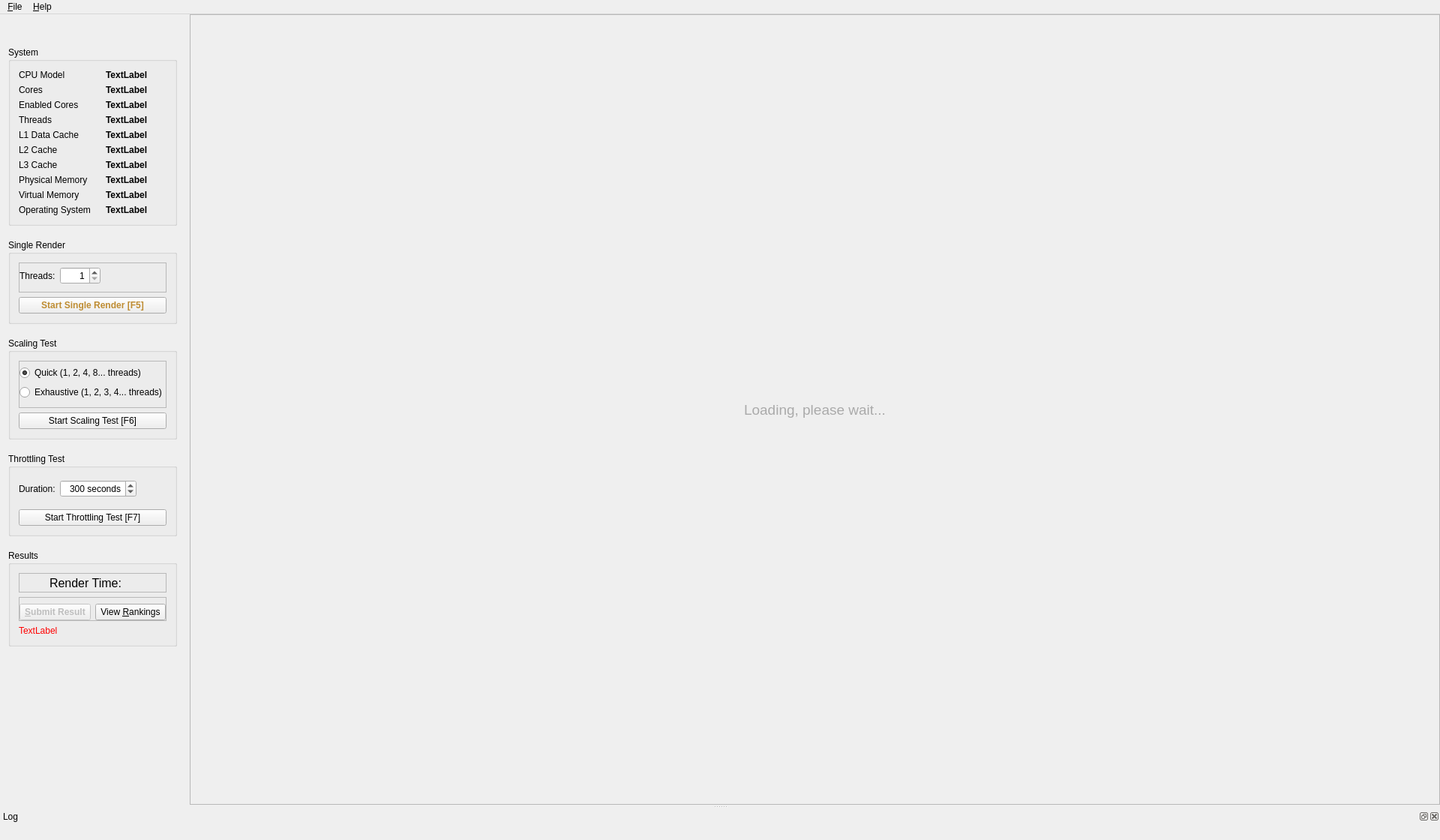
<?xml version="1.0" encoding="UTF-8"?>
<ui version="4.0">
 <class>MainWindow</class>
 <widget class="QMainWindow" name="MainWindow">
  <property name="geometry">
   <rect>
    <x>0</x>
    <y>0</y>
    <width>1920</width>
    <height>1120</height>
   </rect>
  </property>
  <property name="windowTitle">
   <string>appleseed.bench v0.7 - Open Source CPU Benchmark</string>
  </property>
  <property name="locale">
   <locale language="C" country="AnyCountry"/>
  </property>
  <property name="toolButtonStyle">
   <enum>Qt::ToolButtonIconOnly</enum>
  </property>
  <property name="animated">
   <bool>false</bool>
  </property>
  <widget class="QWidget" name="main_window_contents">
   <layout class="QHBoxLayout" name="horizontalLayout">
    <property name="leftMargin">
     <number>0</number>
    </property>
    <property name="topMargin">
     <number>0</number>
    </property>
    <property name="rightMargin">
     <number>0</number>
    </property>
    <property name="bottomMargin">
     <number>0</number>
    </property>
    <item>
     <widget class="QFrame" name="frame_left_panel">
      <property name="sizePolicy">
       <sizepolicy hsizetype="Fixed" vsizetype="Preferred">
        <horstretch>0</horstretch>
        <verstretch>0</verstretch>
       </sizepolicy>
      </property>
      <layout class="QVBoxLayout" name="verticalLayout">
       <property name="spacing">
        <number>18</number>
       </property>
       <item>
        <widget class="QLabel" name="label_logo">
         <property name="pixmap">
          <pixmap resource="../resources/resources.qrc">:/images/appleseed-logo-256.png</pixmap>
         </property>
         <property name="margin">
          <number>20</number>
         </property>
        </widget>
       </item>
       <item>
        <widget class="QGroupBox" name="groupbox_system">
         <property name="title">
          <string>System</string>
         </property>
         <layout class="QFormLayout" name="formLayout_2">
          <property name="labelAlignment">
           <set>Qt::AlignLeading|Qt::AlignLeft|Qt::AlignVCenter</set>
          </property>
          <property name="formAlignment">
           <set>Qt::AlignLeading|Qt::AlignLeft|Qt::AlignTop</set>
          </property>
          <property name="horizontalSpacing">
           <number>20</number>
          </property>
          <item row="0" column="0">
           <widget class="QLabel" name="label_cpu_model">
            <property name="text">
             <string>CPU Model</string>
            </property>
           </widget>
          </item>
          <item row="0" column="1">
           <widget class="QLabel" name="label_cpu_model_value">
            <property name="font">
             <font>
              <weight>75</weight>
              <bold>true</bold>
             </font>
            </property>
            <property name="text">
             <string>TextLabel</string>
            </property>
           </widget>
          </item>
          <item row="1" column="0">
           <widget class="QLabel" name="label_cores">
            <property name="text">
             <string>Cores</string>
            </property>
           </widget>
          </item>
          <item row="1" column="1">
           <widget class="QLabel" name="label_cores_value">
            <property name="font">
             <font>
              <weight>75</weight>
              <bold>true</bold>
             </font>
            </property>
            <property name="text">
             <string>TextLabel</string>
            </property>
           </widget>
          </item>
          <item row="2" column="0">
           <widget class="QLabel" name="label_enabled_cores">
            <property name="text">
             <string>Enabled Cores</string>
            </property>
           </widget>
          </item>
          <item row="2" column="1">
           <widget class="QLabel" name="label_enabled_cores_value">
            <property name="font">
             <font>
              <weight>75</weight>
              <bold>true</bold>
             </font>
            </property>
            <property name="text">
             <string>TextLabel</string>
            </property>
           </widget>
          </item>
          <item row="3" column="0">
           <widget class="QLabel" name="label_threads">
            <property name="text">
             <string>Threads</string>
            </property>
           </widget>
          </item>
          <item row="3" column="1">
           <widget class="QLabel" name="label_threads_value">
            <property name="font">
             <font>
              <weight>75</weight>
              <bold>true</bold>
             </font>
            </property>
            <property name="text">
             <string>TextLabel</string>
            </property>
           </widget>
          </item>
          <item row="4" column="0">
           <widget class="QLabel" name="label_l1_data_cache">
            <property name="text">
             <string>L1 Data Cache</string>
            </property>
           </widget>
          </item>
          <item row="4" column="1">
           <widget class="QLabel" name="label_l1_data_cache_value">
            <property name="font">
             <font>
              <weight>75</weight>
              <bold>true</bold>
             </font>
            </property>
            <property name="text">
             <string>TextLabel</string>
            </property>
           </widget>
          </item>
          <item row="5" column="0">
           <widget class="QLabel" name="label_l2_cache">
            <property name="text">
             <string>L2 Cache</string>
            </property>
           </widget>
          </item>
          <item row="5" column="1">
           <widget class="QLabel" name="label_l2_cache_value">
            <property name="font">
             <font>
              <weight>75</weight>
              <bold>true</bold>
             </font>
            </property>
            <property name="text">
             <string>TextLabel</string>
            </property>
           </widget>
          </item>
          <item row="6" column="0">
           <widget class="QLabel" name="label_l3_cache">
            <property name="text">
             <string>L3 Cache</string>
            </property>
           </widget>
          </item>
          <item row="6" column="1">
           <widget class="QLabel" name="label_l3_cache_value">
            <property name="font">
             <font>
              <weight>75</weight>
              <bold>true</bold>
             </font>
            </property>
            <property name="text">
             <string>TextLabel</string>
            </property>
           </widget>
          </item>
          <item row="7" column="0">
           <widget class="QLabel" name="label_physical_memory">
            <property name="text">
             <string>Physical Memory</string>
            </property>
           </widget>
          </item>
          <item row="7" column="1">
           <widget class="QLabel" name="label_physical_memory_value">
            <property name="font">
             <font>
              <weight>75</weight>
              <bold>true</bold>
             </font>
            </property>
            <property name="text">
             <string>TextLabel</string>
            </property>
           </widget>
          </item>
          <item row="8" column="0">
           <widget class="QLabel" name="label_virtual_memory">
            <property name="text">
             <string>Virtual Memory</string>
            </property>
           </widget>
          </item>
          <item row="8" column="1">
           <widget class="QLabel" name="label_virtual_memory_value">
            <property name="font">
             <font>
              <weight>75</weight>
              <bold>true</bold>
             </font>
            </property>
            <property name="text">
             <string>TextLabel</string>
            </property>
           </widget>
          </item>
          <item row="9" column="0">
           <widget class="QLabel" name="label_operating_system">
            <property name="text">
             <string>Operating System</string>
            </property>
           </widget>
          </item>
          <item row="9" column="1">
           <widget class="QLabel" name="label_operating_system_value">
            <property name="font">
             <font>
              <weight>75</weight>
              <bold>true</bold>
             </font>
            </property>
            <property name="text">
             <string>TextLabel</string>
            </property>
           </widget>
          </item>
         </layout>
        </widget>
       </item>
       <item>
        <widget class="QGroupBox" name="groupbox_single_render">
         <property name="title">
          <string>Single Render</string>
         </property>
         <layout class="QVBoxLayout" name="verticalLayout_4">
          <item>
           <widget class="QFrame" name="frame_single_render">
            <property name="frameShape">
             <enum>QFrame::StyledPanel</enum>
            </property>
            <property name="frameShadow">
             <enum>QFrame::Raised</enum>
            </property>
            <layout class="QGridLayout" name="gridLayout_2">
             <property name="leftMargin">
              <number>0</number>
             </property>
             <property name="topMargin">
              <number>5</number>
             </property>
             <property name="rightMargin">
              <number>0</number>
             </property>
             <property name="bottomMargin">
              <number>10</number>
             </property>
             <item row="0" column="1">
              <widget class="QLabel" name="label_single_render_threads">
               <property name="text">
                <string>Threads:</string>
               </property>
              </widget>
             </item>
             <item row="0" column="2">
              <widget class="QSpinBox" name="spinbox_single_render_threads">
               <property name="alignment">
                <set>Qt::AlignRight|Qt::AlignTrailing|Qt::AlignVCenter</set>
               </property>
               <property name="minimum">
                <number>1</number>
               </property>
               <property name="maximum">
                <number>1024</number>
               </property>
              </widget>
             </item>
             <item row="0" column="3">
              <spacer name="horizontalspacer_single_render">
               <property name="orientation">
                <enum>Qt::Horizontal</enum>
               </property>
               <property name="sizeHint" stdset="0">
                <size>
                 <width>40</width>
                 <height>20</height>
                </size>
               </property>
              </spacer>
             </item>
            </layout>
           </widget>
          </item>
          <item>
           <widget class="QPushButton" name="pushbutton_start_single_render">
            <property name="font">
             <font>
              <weight>75</weight>
              <bold>true</bold>
             </font>
            </property>
            <property name="styleSheet">
             <string notr="true">QPushButton:!hover:!disabled { color: rgb(190, 140, 50); }</string>
            </property>
            <property name="text">
             <string>Start Single Render [F5]</string>
            </property>
           </widget>
          </item>
         </layout>
        </widget>
       </item>
       <item>
        <widget class="QGroupBox" name="groupbox_scaling_test">
         <property name="title">
          <string>Scaling Test</string>
         </property>
         <layout class="QVBoxLayout" name="verticalLayout_2">
          <item>
           <widget class="QFrame" name="frame_scaling_test">
            <property name="frameShape">
             <enum>QFrame::StyledPanel</enum>
            </property>
            <property name="frameShadow">
             <enum>QFrame::Raised</enum>
            </property>
            <layout class="QVBoxLayout" name="verticalLayout_5">
             <property name="leftMargin">
              <number>0</number>
             </property>
             <property name="topMargin">
              <number>5</number>
             </property>
             <property name="rightMargin">
              <number>0</number>
             </property>
             <property name="bottomMargin">
              <number>10</number>
             </property>
             <item>
              <widget class="QRadioButton" name="radiobutton_scaling_test_quick">
               <property name="text">
                <string>Quick (1, 2, 4, 8... threads)</string>
               </property>
               <property name="checked">
                <bool>true</bool>
               </property>
              </widget>
             </item>
             <item>
              <widget class="QRadioButton" name="radiobutton_scaling_test_exhaustive">
               <property name="text">
                <string>Exhaustive (1, 2, 3, 4... threads)</string>
               </property>
              </widget>
             </item>
            </layout>
           </widget>
          </item>
          <item>
           <widget class="QPushButton" name="pushbutton_start_scaling_test">
            <property name="text">
             <string>Start Scaling Test [F6]</string>
            </property>
           </widget>
          </item>
         </layout>
        </widget>
       </item>
       <item>
        <widget class="QGroupBox" name="groupbox_throttling_test">
         <property name="title">
          <string>Throttling Test</string>
         </property>
         <layout class="QVBoxLayout" name="verticalLayout_3">
          <item>
           <widget class="QFrame" name="frame_throttling_test">
            <layout class="QGridLayout" name="gridLayout_3">
             <property name="leftMargin">
              <number>0</number>
             </property>
             <property name="topMargin">
              <number>5</number>
             </property>
             <property name="rightMargin">
              <number>0</number>
             </property>
             <property name="bottomMargin">
              <number>10</number>
             </property>
             <item row="0" column="2">
              <widget class="QSpinBox" name="spinbox_throttling_test_duration">
               <property name="alignment">
                <set>Qt::AlignRight|Qt::AlignTrailing|Qt::AlignVCenter</set>
               </property>
               <property name="suffix">
                <string> seconds</string>
               </property>
               <property name="prefix">
                <string/>
               </property>
               <property name="minimum">
                <number>15</number>
               </property>
               <property name="maximum">
                <number>3600</number>
               </property>
               <property name="singleStep">
                <number>15</number>
               </property>
               <property name="value">
                <number>300</number>
               </property>
              </widget>
             </item>
             <item row="0" column="1">
              <widget class="QLabel" name="label_throttling_test_duration">
               <property name="text">
                <string>Duration:</string>
               </property>
              </widget>
             </item>
             <item row="0" column="3">
              <spacer name="horizontalspacer_throttling_test">
               <property name="orientation">
                <enum>Qt::Horizontal</enum>
               </property>
               <property name="sizeHint" stdset="0">
                <size>
                 <width>40</width>
                 <height>20</height>
                </size>
               </property>
              </spacer>
             </item>
            </layout>
           </widget>
          </item>
          <item>
           <widget class="QPushButton" name="pushbutton_start_throttling_test">
            <property name="text">
             <string>Start Throttling Test [F7]</string>
            </property>
            <property name="shortcut">
             <string/>
            </property>
           </widget>
          </item>
         </layout>
        </widget>
       </item>
       <item>
        <widget class="QGroupBox" name="groupbox_results">
         <property name="title">
          <string>Results</string>
         </property>
         <layout class="QVBoxLayout" name="verticalLayout_6">
          <item>
           <widget class="QFrame" name="frame_rendering_time">
            <property name="frameShape">
             <enum>QFrame::StyledPanel</enum>
            </property>
            <property name="frameShadow">
             <enum>QFrame::Raised</enum>
            </property>
            <layout class="QHBoxLayout" name="horizontalLayout_3">
             <property name="leftMargin">
              <number>0</number>
             </property>
             <property name="topMargin">
              <number>0</number>
             </property>
             <property name="rightMargin">
              <number>0</number>
             </property>
             <property name="bottomMargin">
              <number>0</number>
             </property>
             <item>
              <spacer name="horizontalspacer_rendering_time_left">
               <property name="orientation">
                <enum>Qt::Horizontal</enum>
               </property>
               <property name="sizeHint" stdset="0">
                <size>
                 <width>40</width>
                 <height>20</height>
                </size>
               </property>
              </spacer>
             </item>
             <item>
              <widget class="QLabel" name="label_render_time">
               <property name="font">
                <font>
                 <pointsize>12</pointsize>
                </font>
               </property>
               <property name="text">
                <string>Render Time:</string>
               </property>
               <property name="margin">
                <number>8</number>
               </property>
              </widget>
             </item>
             <item>
              <widget class="QLabel" name="label_render_time_value">
               <property name="font">
                <font>
                 <pointsize>16</pointsize>
                 <weight>75</weight>
                 <bold>true</bold>
                </font>
               </property>
               <property name="text">
                <string/>
               </property>
               <property name="margin">
                <number>8</number>
               </property>
               <property name="textInteractionFlags">
                <set>Qt::LinksAccessibleByMouse|Qt::TextSelectableByKeyboard|Qt::TextSelectableByMouse</set>
               </property>
              </widget>
             </item>
             <item>
              <spacer name="horizontalspacer_rendering_time_right">
               <property name="orientation">
                <enum>Qt::Horizontal</enum>
               </property>
               <property name="sizeHint" stdset="0">
                <size>
                 <width>40</width>
                 <height>20</height>
                </size>
               </property>
              </spacer>
             </item>
            </layout>
           </widget>
          </item>
          <item>
           <widget class="QFrame" name="frame_results_buttons">
            <property name="frameShape">
             <enum>QFrame::StyledPanel</enum>
            </property>
            <property name="frameShadow">
             <enum>QFrame::Raised</enum>
            </property>
            <layout class="QHBoxLayout" name="horizontalLayout_4">
             <property name="leftMargin">
              <number>0</number>
             </property>
             <property name="topMargin">
              <number>8</number>
             </property>
             <property name="rightMargin">
              <number>0</number>
             </property>
             <property name="bottomMargin">
              <number>0</number>
             </property>
             <item>
              <widget class="QPushButton" name="pushbutton_results_submit">
               <property name="enabled">
                <bool>false</bool>
               </property>
               <property name="font">
                <font>
                 <weight>75</weight>
                 <bold>true</bold>
                </font>
               </property>
               <property name="styleSheet">
                <string notr="true">QPushButton:!hover:!disabled { color: rgb(190, 140, 50); }</string>
               </property>
               <property name="text">
                <string>&amp;Submit Result</string>
               </property>
              </widget>
             </item>
             <item>
              <widget class="QPushButton" name="pushbutton_results_view_rankings">
               <property name="text">
                <string>View &amp;Rankings</string>
               </property>
              </widget>
             </item>
            </layout>
           </widget>
          </item>
          <item>
           <widget class="QLabel" name="label_result_submission_warning">
            <property name="styleSheet">
             <string notr="true">color: red</string>
            </property>
            <property name="text">
             <string>TextLabel</string>
            </property>
           </widget>
          </item>
         </layout>
        </widget>
       </item>
       <item>
        <spacer name="verticalspacer_setup_contents">
         <property name="orientation">
          <enum>Qt::Vertical</enum>
         </property>
         <property name="sizeHint" stdset="0">
          <size>
           <width>20</width>
           <height>40</height>
          </size>
         </property>
        </spacer>
       </item>
      </layout>
     </widget>
    </item>
    <item>
     <widget class="QFrame" name="frame_main_window">
      <property name="frameShape">
       <enum>QFrame::StyledPanel</enum>
      </property>
      <property name="frameShadow">
       <enum>QFrame::Raised</enum>
      </property>
      <property name="renderWidgetWrapper" stdset="0">
       <bool>true</bool>
      </property>
      <layout class="QVBoxLayout" name="verticalLayout_7">
       <item>
        <widget class="QLabel" name="label_loading">
         <property name="font">
          <font>
           <pointsize>14</pointsize>
          </font>
         </property>
         <property name="styleSheet">
          <string notr="true">color: #AAAAAA; background-color: transparent</string>
         </property>
         <property name="text">
          <string>Loading, please wait...</string>
         </property>
         <property name="alignment">
          <set>Qt::AlignCenter</set>
         </property>
        </widget>
       </item>
      </layout>
     </widget>
    </item>
   </layout>
  </widget>
  <widget class="QMenuBar" name="main_menubar">
   <property name="geometry">
    <rect>
     <x>0</x>
     <y>0</y>
     <width>1920</width>
     <height>26</height>
    </rect>
   </property>
   <widget class="QMenu" name="menu_file">
    <property name="title">
     <string>&amp;File</string>
    </property>
    <addaction name="action_file_save_render"/>
    <addaction name="action_file_export_chart"/>
    <addaction name="separator"/>
    <addaction name="action_file_exit"/>
   </widget>
   <widget class="QMenu" name="menu_help">
    <property name="title">
     <string>&amp;Help</string>
    </property>
    <addaction name="action_help_website"/>
    <addaction name="action_help_forum"/>
    <addaction name="action_help_twitter"/>
    <addaction name="action_help_github"/>
    <addaction name="separator"/>
    <addaction name="action_help_report_bug"/>
    <addaction name="action_help_download_logos"/>
    <addaction name="separator"/>
    <addaction name="action_help_about"/>
   </widget>
   <addaction name="menu_file"/>
   <addaction name="menu_help"/>
  </widget>
  <widget class="QDockWidget" name="log">
   <property name="windowTitle">
    <string>Log</string>
   </property>
   <attribute name="dockWidgetArea">
    <number>8</number>
   </attribute>
   <widget class="QWidget" name="log_contents">
    <layout class="QGridLayout" name="gridLayout_9"/>
   </widget>
  </widget>
  <action name="action_file_exit">
   <property name="text">
    <string>&amp;Exit</string>
   </property>
  </action>
  <action name="action_help_about">
   <property name="text">
    <string>&amp;About</string>
   </property>
  </action>
  <action name="action_help_website">
   <property name="text">
    <string>&amp;Website</string>
   </property>
  </action>
  <action name="action_help_github">
   <property name="text">
    <string>&amp;GitHub</string>
   </property>
  </action>
  <action name="action_help_report_bug">
   <property name="text">
    <string>Report &amp;Bug</string>
   </property>
  </action>
  <action name="action_help_twitter">
   <property name="text">
    <string>&amp;Twitter</string>
   </property>
  </action>
  <action name="action_help_download_logos">
   <property name="text">
    <string>Download &amp;Logos</string>
   </property>
  </action>
  <action name="action_help_forum">
   <property name="text">
    <string>&amp;Forum</string>
   </property>
  </action>
  <action name="action_file_save_render">
   <property name="enabled">
    <bool>false</bool>
   </property>
   <property name="text">
    <string>&amp;Save Render...</string>
   </property>
  </action>
  <action name="action_file_export_chart">
   <property name="enabled">
    <bool>false</bool>
   </property>
   <property name="text">
    <string>E&amp;xport Chart...</string>
   </property>
  </action>
 </widget>
 <layoutdefault spacing="6" margin="11"/>
 <resources>
  <include location="../resources/resources.qrc"/>
 </resources>
 <connections/>
</ui>
